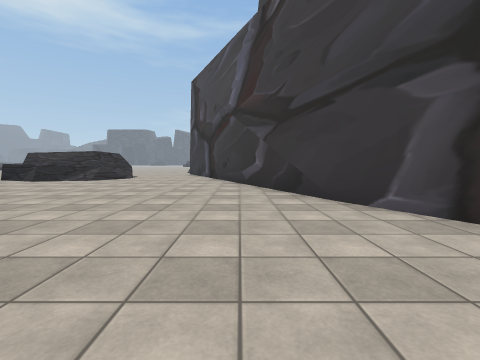
View 1 (above)

23 first-person views from a walk through a Unity game level. The camera is 1.2 m above the floor, tilts 4° down and sees 90° across. The floor is counted in squares, 2 m on a side. Each view is taken from the middle of a square. On the plan, view 1 faces up. The plan holds only what a view shows up to about 9 squares ahead; the rest is blank. The place goes on beyond the plan. The player is left out. Some surface patterns are stand-ins.

View 2
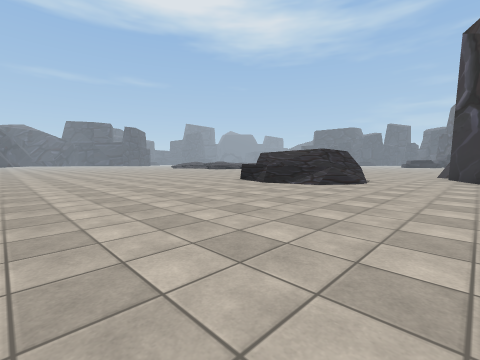

View 3
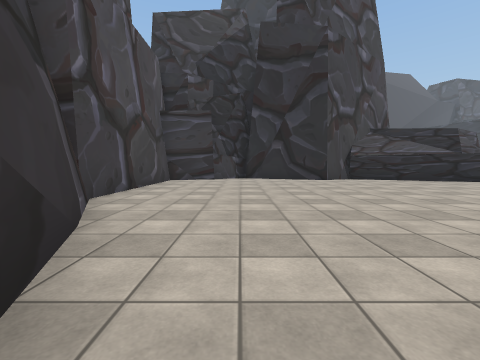

View 4
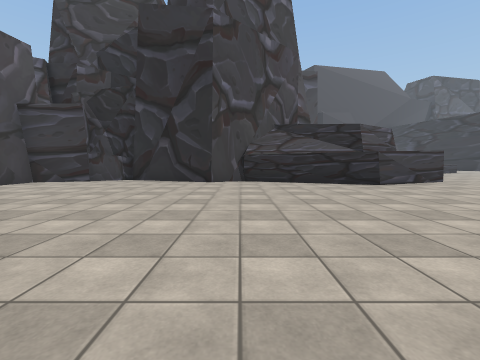

View 5
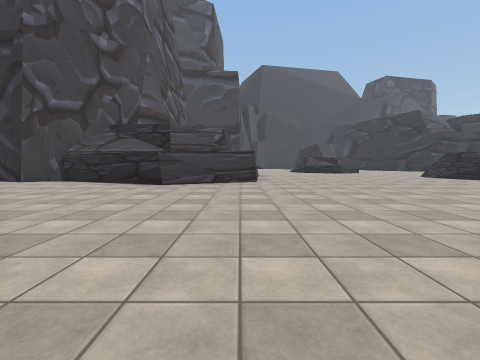

View 6
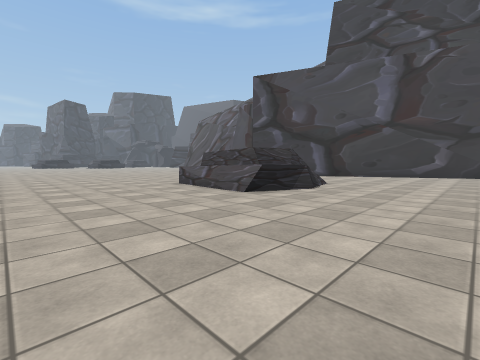

View 7
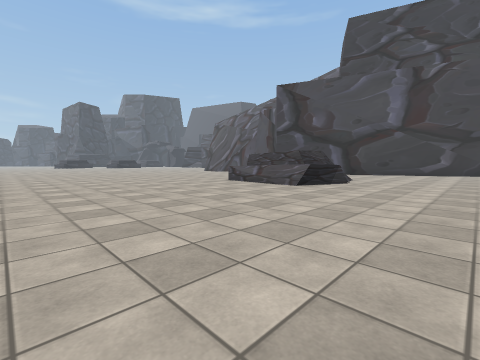

View 8
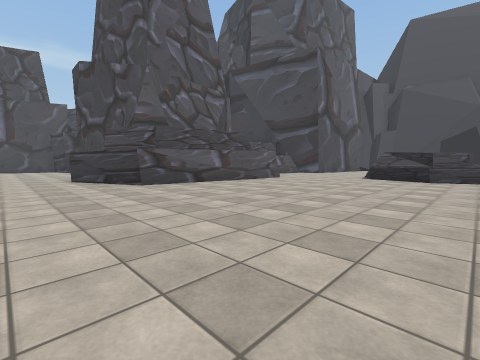

View 9
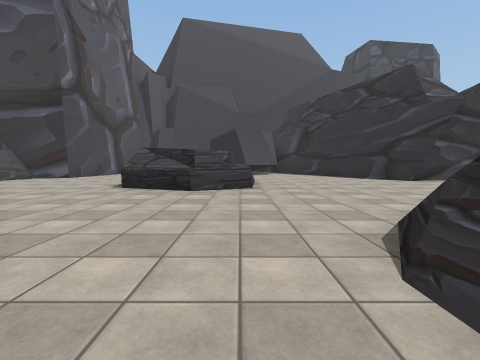

View 10
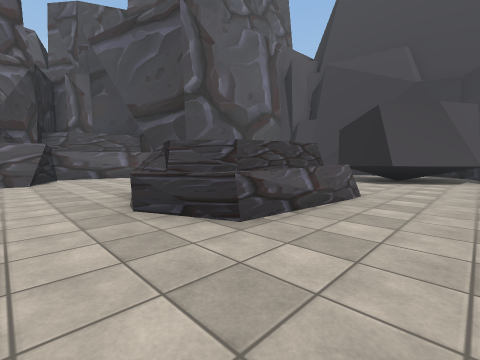

View 11
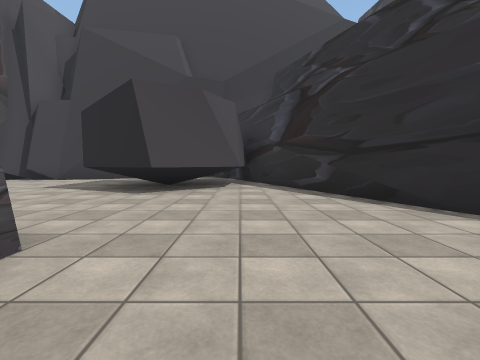

View 12
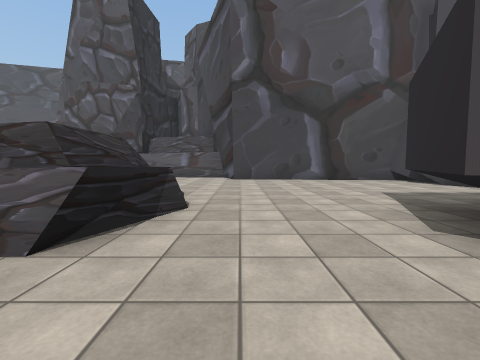

View 13
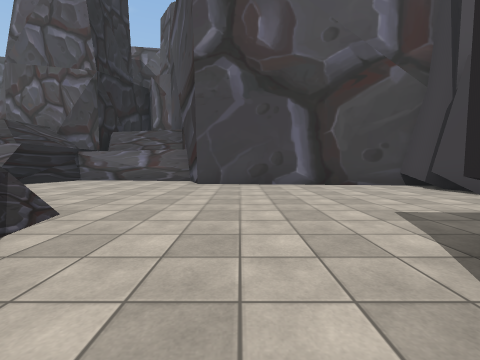

View 14
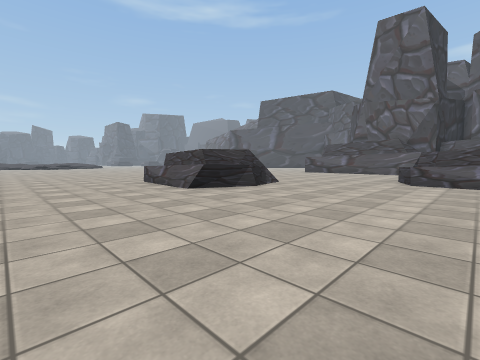

View 15
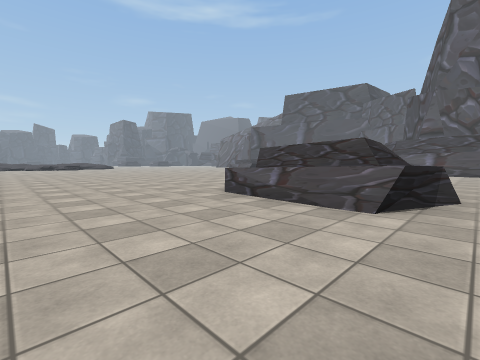

View 16
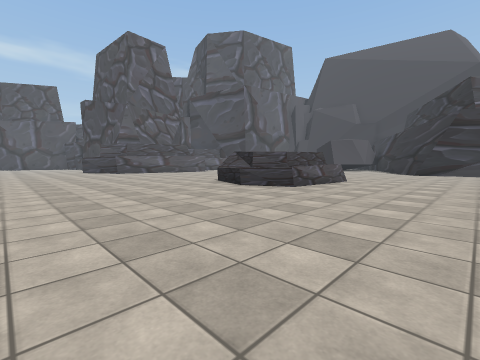

View 17
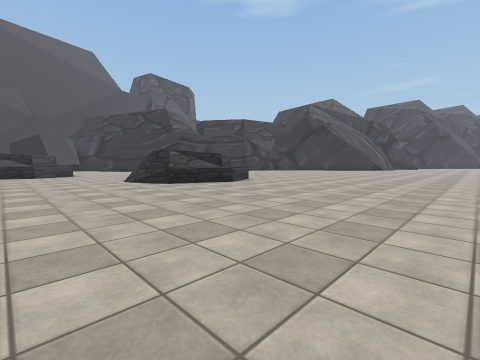

View 18
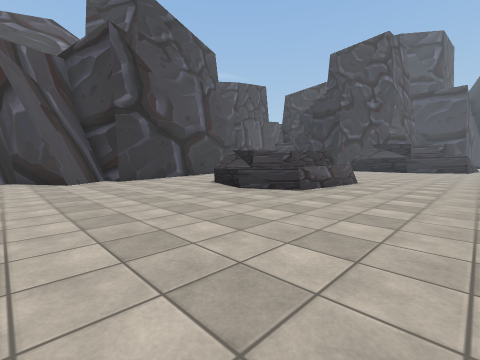

View 19
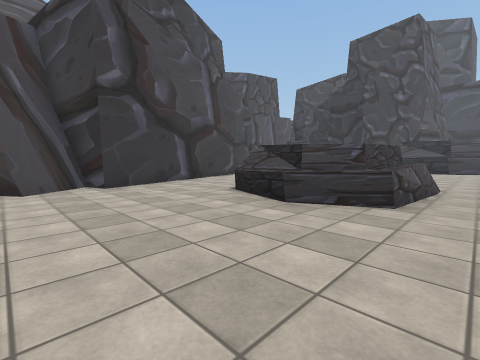

View 20
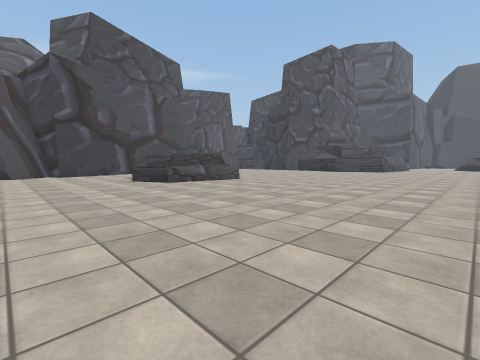

View 21
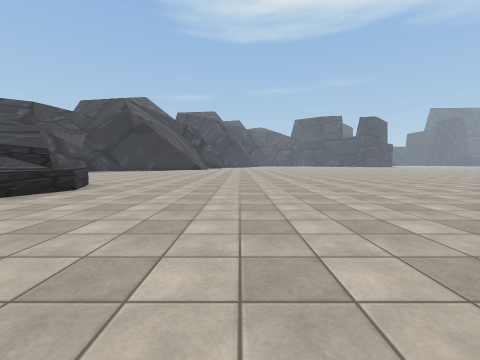

View 22
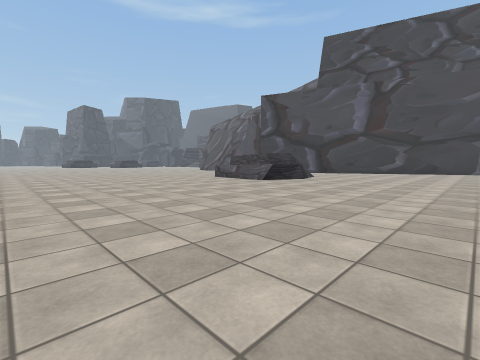

View 23
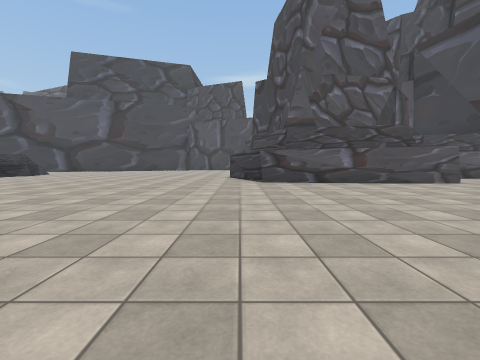

### Floor plan
Points are (right, up) in squares from view 1. A wall is a line through its corners. A room is listed if a view was taken in it or the views show most of it. See-through windows are left out.
Room 1 (views 1, 2, 3, 4, 5, 6, 7, 8, 9, 10, 11, 12, 13, 14, 15, 16, 17, 18, 19, 20, 21, 22, 23)
walls: (-18.8, -4) (-18.9, -5.4); (-19.7, -3.5) (-18.6, -3.7) (-18.6, -5.7) (-20.3, -6.2) (-21.2, -6) (-21.2, -4.1); (-20.4, -3.2) (-19.3, -3.6); (-8.2, 8.2) (-8.2, 11.4); (-21.3, -3.7) (-20.4, -3.2) (-18.6, -3.4); (-6.7, 7.8) (-8, 8.4); (-6.8, 8) (-8.5, 8.3); (-10.9, -7) (-10.5, -2.7) (-7.8, -1.6) (-4.1, -3) (-3.7, -2.9); (-19.1, -6.1) (-19.9, -6.6); (-20.5, -6.5) (-21.7, -6.3); (-21.5, -6.2) (-21.5, -3.3); (-10.7, -8.7) (-10.7, -4.8); (-4, -3.1) (-3.1, -2.6) (-0.8, -3.4); (-5.1, 9) (-6.9, 8.5) (-7.8, 8.7) (-7.7, 10.9) (-6.9, 11.4) (-5.1, 11.1); (-10.5, -8.8) (-10.6, -3.5); (-6.9, 11.4) (-5.8, 10.9); (-15.9, -9.7) (-14, -9.9); (-6.1, 11) (-5.2, 10.9) (-5.4, 9.1) (-6.1, 8.8); (-15.3, -10) (-14.2, -10.2); (-5.1, 10.9) (-5.1, 8.8); (-8.6, -9.4) (-10.2, -8.7); (-1, -3.4) (-0.2, -3.4); (-14.1, -12.1) (-16, -12.6) (-16.8, -12.4) (-16.7, -10.1) (-16, -9.7) (-14.9, -10.1); (-0.2, -3.7) (1.1, -3); (-15.8, -13.1) (-17.3, -12.8); (-15.7, -13.3) (-17.3, -12.6) (-17.3, -9.7); (1.3, 4.3) (-2.8, 13.3) (-1.6, 13.6) (-2.9, 15); (0.9, -2.9) (2.5, -2.5) (2.4, -1.3); (-8.9, -13.3) (-8.5, -9.1) (-10.9, -8.7); (-8.5, -13.2) (-8.6, -9.7); (-3.1, 14.8) (-1.2, 16); (2.5, -2) (2.5, 2.2) (0.8, 5.3); (-22, -13.9) (-20.3, -16.7); (-21.6, -14.2) (-18.7, -20.4); (-25.3, -12.9) (-23.1, -12) (-22.5, -13); (-25.6, -12.7) (-24.2, -12.6); (-19, -17.1) (-17.2, -15.6) (-15.5, -16.5); (-13.2, -19.8) (-12.4, -19.7); (-11.8, -19.9) (-10.5, -19.3) (-10, -13.8) (-8.7, -13.2) (-8.7, -11.3); (-13.5, -20.2) (-11.6, -19.2)
low walls: (-18.5, -3.5) (-18.1, -4.2); (-18.4, -5.9) (-18.6, -6.3); (-8.4, 9.4) (-8.2, 11.4) (-6.9, 11.9) (-5.1, 11.2); (-21.8, -5.3) (-21.7, -3.2) (-20.3, -2.7) (-18.6, -3.3); (-20.5, -6.7) (-21.5, -6.2); (-10.9, -8.7) (-10.9, -6.8); (-5.1, 8.8) (-5.8, 8.4); (-21.7, -6.3) (-21.8, -4); (-4.7, 9.1) (-5.1, 8.5); (-17.4, -11.7) (-17.3, -9.7) (-15.9, -9.2) (-14, -9.9); (-1.8, 13.5) (-3.1, 14.8); (-22.6, -12.5) (-21.5, -14.3)

Positions as (right, up) in squares from view 1, and headings:
1: (0, 0), facing up
2: (-2, 2), facing up-left
3: (0, 6), facing down
4: (-4, 5), facing down
5: (-10, 5), facing down
6: (-12, 5), facing up-right
7: (-14, 5), facing up-right
8: (-17, 0), facing down-right
9: (-17, -4), facing down
10: (-19, -8), facing down-right
11: (-19, -11), facing down
12: (-19, -14), facing right
13: (-17, -15), facing right
14: (-25, -11), facing up-right
15: (-25, -7), facing up-right
16: (-25, 2), facing down-right
17: (-15, 3), facing down-left
18: (-11, 16), facing down-right
19: (-9, 15), facing down-right
20: (-15, 15), facing down-right
21: (-15, 1), facing left
22: (-15, 3), facing up-right
23: (-18, -2), facing right
